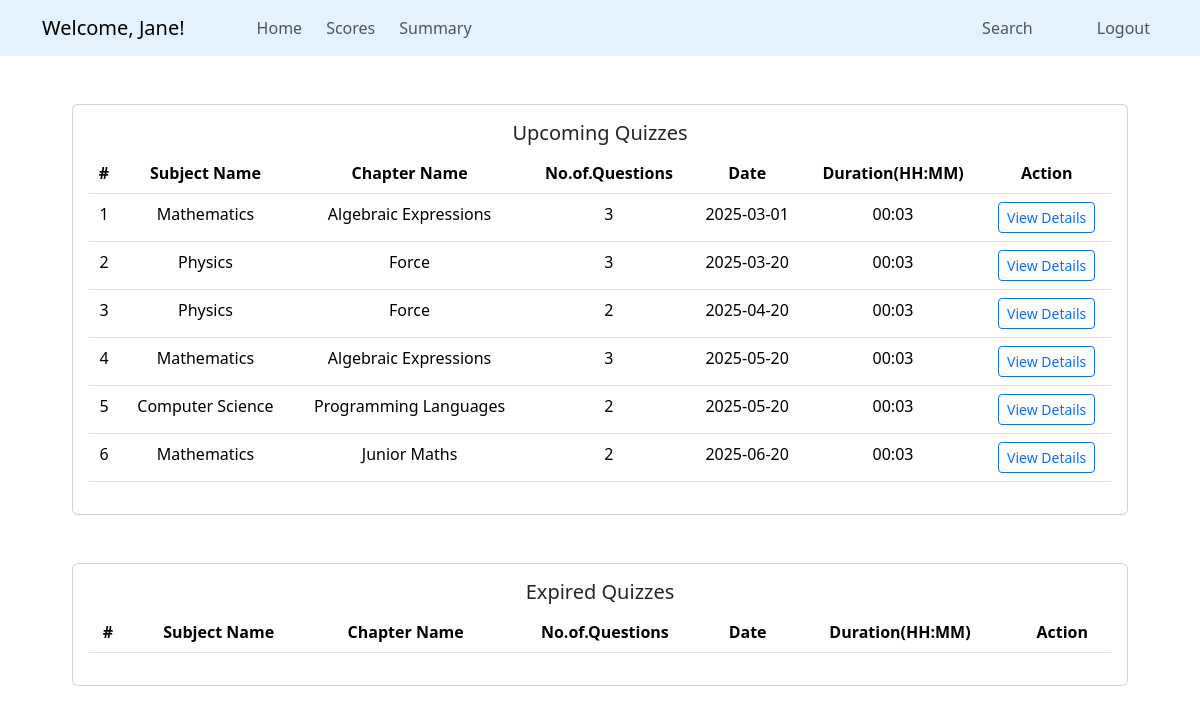
Page /dashboard (signed in) on the committed database.
### quizapp/models.py (models this page shows, shortened)
class Quiz(db.Model):
    quizid = db.Column(db.Integer, primary_key = True)
    qname = db.Column(db.String(60), nullable = False)
    dateofquiz = db.Column(db.DateTime, nullable = False)
    timeduration = db.Column(db.Integer, nullable = False)
    remarks = db.Column(db.String(30), nullable = True)
    chapterid = db.Column(db.Integer, db.ForeignKey('chapter.cid'), nullable = False) # (foreign key-chapter)
    question = db.relationship('Questions', backref = 'quiz', lazy = True, cascade = 'all, delete')
    scores = db.relationship('Scores', backref = 'quiz', lazy = True, cascade = 'all, delete')

class Subject(db.Model):
    sid = db.Column(db.Integer, primary_key = True)
    description = db.Column(db.Text, nullable = False)
    sname = db.Column(db.String(60), nullable = False, unique = True)
    chapters = db.relationship('Chapter', backref = 'subject', lazy = True, cascade = 'all, delete')

class Chapter(db.Model):
    cid = db.Column(db.Integer, primary_key = True)
    cname = db.Column(db.String(60), nullable = False)
    description = db.Column(db.Text, nullable = False)
    subjectid = db.Column(db.Integer, db.ForeignKey('subject.sid'), nullable = False)
    quizzes = db.relationship('Quiz', backref = 'chapter', lazy = True, cascade = 'all, delete')

### quizapp/routes.py (the view)
@app.route('/dashboard')
def user_dashboard():
    session.pop('admin_id', None)
    if 'user_id' in session:
        quizzes = Quiz.query.join(Quiz.question).group_by(Quiz.quizid)
        coming_quizzes = quizzes.filter(Quiz.dateofquiz > today).order_by(Quiz.dateofquiz.asc())
        expired_quizzes = quizzes.filter(Quiz.dateofquiz < today).order_by(Quiz.dateofquiz.desc())
        return render_template('users/dashboard.html', coming_quizzes = coming_quizzes, expired_quizzes = expired_quizzes)
    flash('Login to access the page', 'danger')
    return redirect(url_for('login'))

### quizapp/templates/users/dashboard.html (shortened to what this page needs)
{% extends "users/base_dashboard.html" %}
{% block section %}
<section class="container mt-5" style="max-width: 90%;">
    <div class="card text-center">
        <div class="card-body">
            <h5 class="card-title">Upcoming Quizzes</h5>
            <table class="table">
                <thead>
                    <tr>
                        <th>#</th>
                        <th>Subject Name</th>
                        <th>Chapter Name</th>
                        <th>No.of.Questions</th>
                        <th>Date</th>
                        <th>Duration(HH:MM)</th>
                        <th>Action</th>
                    </tr>
                </thead>
                <tbody>
                    {% for quiz in coming_quizzes%}
                    <tr>
                        <td>{{ loop.index }}</td>
                        <td>{{ quiz.chapter.subject.sname }}</td>
                        <td>{{ quiz.chapter.cname }}</td>
                        <td>{{ quiz.question | length }}</td>
                        <td>{{ quiz.dateofquiz.strftime('%Y-%m-%d') }}</td>
                        {% set hour = quiz.timeduration // 3600 %}
                        {% set minute = quiz.timeduration % 3600 // 60 %}
                        <td>{{ "%02d:%02d" % (hour, minute) }}</td>
                        <td>
                            <a href="{{url_for('quiz_details', qid = quiz.quizid) }}" class="btn btn-outline-primary btn-sm">View Details</a>
                        </td>
                    </tr>
                    {% endfor %}
                </tbody>
            </table>
        </div>
    </div>
    <div class="card text-center mt-5">
        <div class="card-body">
            <h5 class="card-title">Expired Quizzes</h5>
            <table class="table">
                <thead>
                    <tr>
                        <th>#</th>
                        <th>Subject Name</th>
                        <th>Chapter Name</th>
                        <th>No.of.Questions</th>
                        <th>Date</th>
                        <th>Duration(HH:MM)</th>
                        <th>Action</th>
                    </tr>
                </thead>
            </table>
        </div>
    </div>
</section>
{% endblock %}

### rows in the picture
Quiz: chapter.subject.sname "Mathematics", chapter.cname "Algebraic Expressions", question|length "3", dateofquiz "2025-03-01", value "00:03"
Quiz: chapter.subject.sname "Physics", chapter.cname "Force", question|length "3", dateofquiz "2025-03-20", value "00:03"
Quiz: chapter.subject.sname "Physics", chapter.cname "Force", question|length "2", dateofquiz "2025-04-20", value "00:03"
Quiz: chapter.subject.sname "Mathematics", chapter.cname "Algebraic Expressions", question|length "3", dateofquiz "2025-05-20", value "00:03"
Quiz: chapter.subject.sname "Computer Science", chapter.cname "Programming Languages", question|length "2", dateofquiz "2025-05-20", value "00:03"
Quiz: chapter.subject.sname "Mathematics", chapter.cname "Junior Maths", question|length "2", dateofquiz "2025-06-20", value "00:03"

### other values in the picture
{{ session.get('user_name') }} "Jane"
